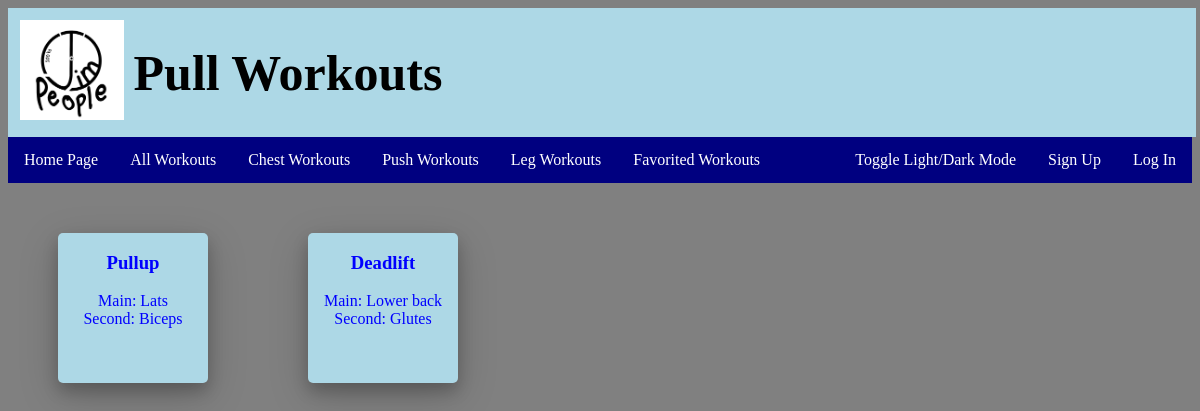
The page /html/PullWorkouts.php on the database as committed earlier.
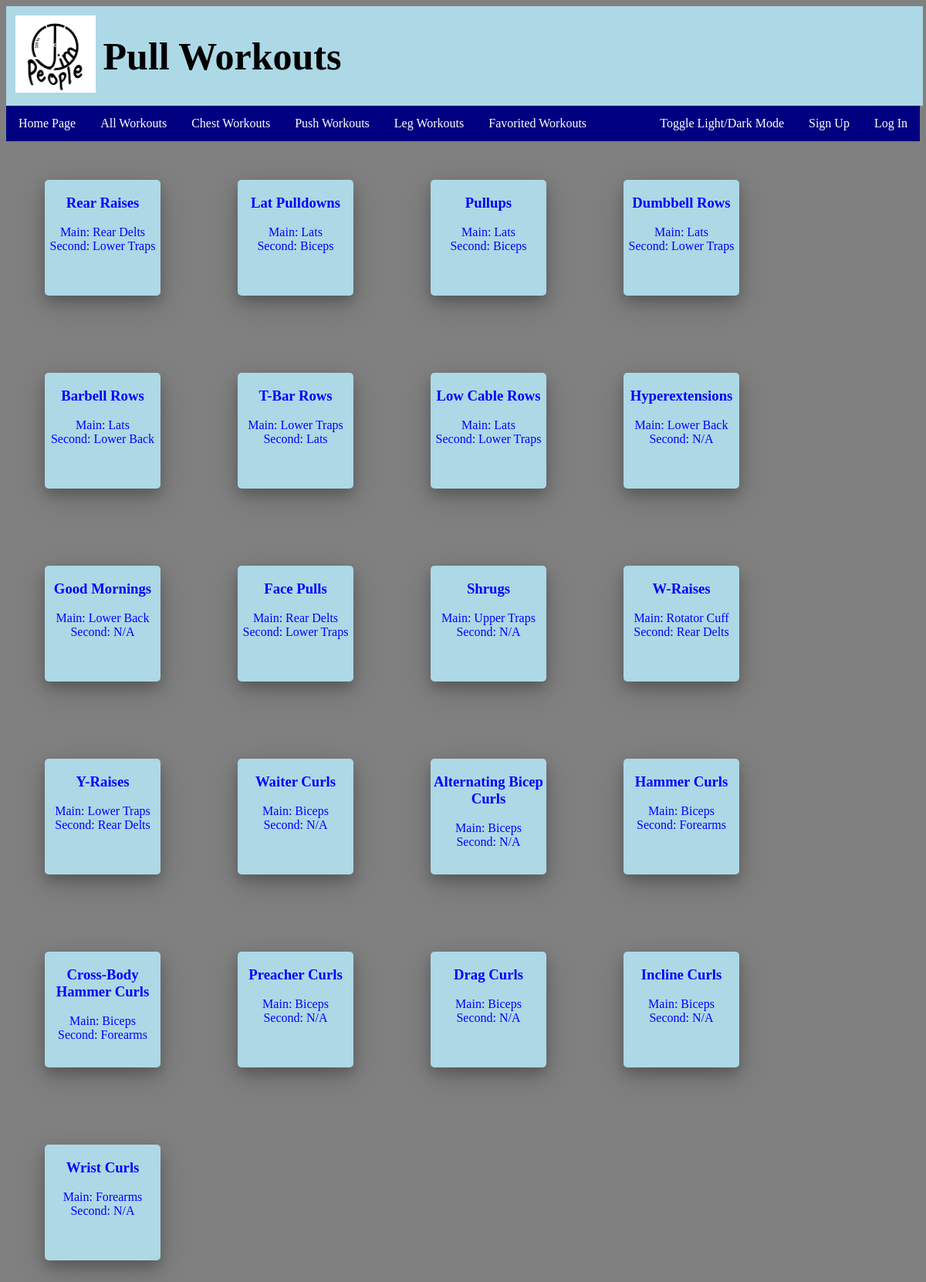
The same page on the database as committed later.
### tables this page shows
CREATE TABLE Exercises(
	exerciseId INT AUTO_INCREMENT,
	exerciseName VARCHAR(50),
    exerciseDescription VARCHAR(255),
    ppl VARCHAR(10),
    mainMuscle VARCHAR(25),
    secondMuscle VARCHAR(25),
	PRIMARY KEY(exerciseId)
);

### html/PullWorkouts.php (the view, shortened to what this page needs)
<!DOCTYPE html>
<html lang="en">
<head>
        <link rel="stylesheet" href="../css/baseWebsite.css">
</head>
<body>
    <div id="titleDiv">
        <img id = "logo" src="../images/Logo.PNG" alt="Jim People Logo">
        <h1 class="mainTitle"> Pull Workouts</h1>
    </div>
    <div id="workoutDiv">
        <ul class="heading">
            <li><a href="JimBuddies.html">Home Page</a></li>
            <li><a href="AllWorkouts.php">All Workouts</a></li>
            <li><a href="ChestWorkouts.php">Chest Workouts</a></li>
            <li><a href="PushWorkouts.php">Push Workouts</a></li>
            <li><a href="LegWorkouts.php">Leg Workouts</a></li>
            <li><a href="Favorites.php">Favorited Workouts</a></li>
            <li style=float:right><a href="../Login.php">Log In</a></li>
            <li style=float:right> <a href="../signup.php">Sign Up</a></li>
            <li id = "lightdarkTog" style=float:right><a onclick="ColorChange()">Toggle Light/Dark Mode</a></li>
        </ul>
    </div>
    <div>
        <?php
            $connection = new mysqli('aws-exercisedb.camvz480jeos.us-east-2.rds.amazonaws.com','JimPeople','Muscles201', 'exerciseDB');
            $sql = 'SELECT * FROM `Exercises` WHERE ppl = "Pull"';
            $results = $connection->query($sql);
        ?>
        <table>
            <?php foreach($results as $result): ?>
                    <div class="card row">
                        <h3 id="h3" ><?php echo $result['exerciseName'] ?></h3>
                        <p>
                            Main: <?php echo $result['mainMuscle'] ?><br>
                            Second: <?php echo $result['secondMuscle'] ?>
                        </p>
                    </div>
            <?php endforeach; ?>
        </table>
    </div>
</body>
</html>

Rows that differ between the two databases and show on the page:
no longer on this page (row edited): exercises: exerciseName "Pullup", mainMuscle "Lats", secondMuscle "Biceps"
no longer on this page (row edited): exercises: exerciseName "Deadlift", mainMuscle "Lower back", secondMuscle "Glutes"
added exercises: exerciseName "Rear Raises", mainMuscle "Rear Delts", secondMuscle "Lower Traps"
added exercises: exerciseName "Lat Pulldowns", mainMuscle "Lats", secondMuscle "Biceps"
added exercises: exerciseName "Pullups", mainMuscle "Lats", secondMuscle "Biceps"
added exercises: exerciseName "Dumbbell Rows", mainMuscle "Lats", secondMuscle "Lower Traps"
added exercises: exerciseName "Barbell Rows", mainMuscle "Lats", secondMuscle "Lower Back"
added exercises: exerciseName "T-Bar Rows", mainMuscle "Lower Traps", secondMuscle "Lats"
added exercises: exerciseName "Low Cable Rows", mainMuscle "Lats", secondMuscle "Lower Traps"
added exercises: exerciseName "Hyperextensions", mainMuscle "Lower Back", secondMuscle "N/A"
added exercises: exerciseName "Good Mornings", mainMuscle "Lower Back", secondMuscle "N/A"
added exercises: exerciseName "Face Pulls", mainMuscle "Rear Delts", secondMuscle "Lower Traps"
added exercises: exerciseName "Shrugs", mainMuscle "Upper Traps", secondMuscle "N/A"
added exercises: exerciseName "W-Raises", mainMuscle "Rotator Cuff", secondMuscle "Rear Delts"
added exercises: exerciseName "Y-Raises", mainMuscle "Lower Traps", secondMuscle "Rear Delts"
added exercises: exerciseName "Waiter Curls", mainMuscle "Biceps", secondMuscle "N/A"
added exercises: exerciseName "Alternating Bicep Curls", mainMuscle "Biceps", secondMuscle "N/A"
added exercises: exerciseName "Hammer Curls", mainMuscle "Biceps", secondMuscle "Forearms"
added exercises: exerciseName "Cross-Body Hammer Curls", mainMuscle "Biceps", secondMuscle "Forearms"
added exercises: exerciseName "Preacher Curls", mainMuscle "Biceps", secondMuscle "N/A"
added exercises: exerciseName "Drag Curls", mainMuscle "Biceps", secondMuscle "N/A"
added exercises: exerciseName "Incline Curls", mainMuscle "Biceps", secondMuscle "N/A"
added exercises: exerciseName "Wrist Curls", mainMuscle "Forearms", secondMuscle "N/A"
